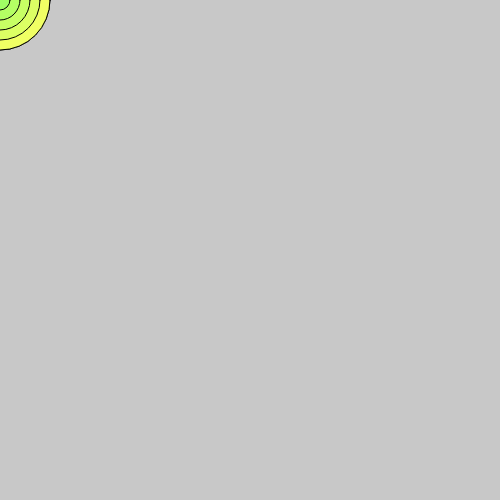
Frame 1 (no input)
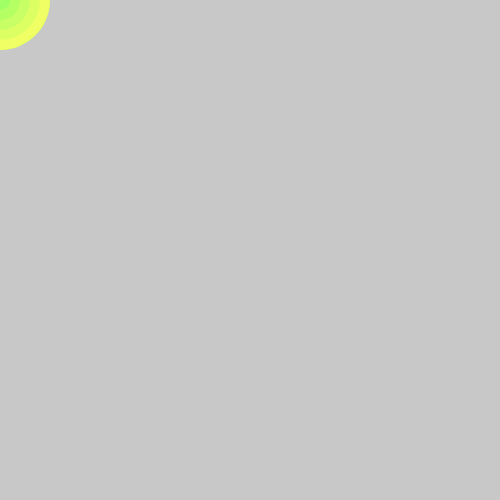
Frame 60 (no input)
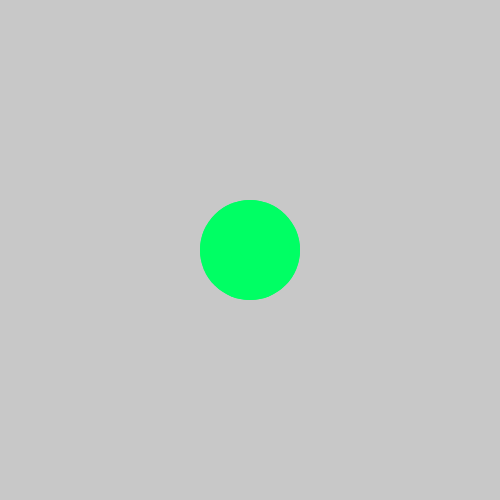
Frame 120 (the mouse pressed at the canvas centre since frame 60)

The p5.js sketch that drew these frames (run headless with seeded random() and noise() and a simulated clock; from frame 60 on, the mouse is pressed at the canvas centre):

// p5.js sketch
// ── sketch.js
var circleX;
var colorRed = 240;

function setup() {
  createCanvas(500, 500);
  circleX = random(255,255,0);
}

function draw() {
  background(200);
  ellipse(mouseX, mouseY, 100, 100);
  ellipseMode(CENTER);

  fill (colorRed, 255, 100);
  ellipse(mouseX, mouseY, 100, 100);

  fill (colorRed-20, 255, 100);
  ellipse(mouseX, mouseY, 80, 80);

  fill (colorRed-40, 255, 100);
  ellipse(mouseX, mouseY, 60, 60);

  fill (colorRed-60, 255, 100);
  ellipse(mouseX, mouseY, 40, 40);

  fill (colorRed-80, 255, 100);
  ellipse(mouseX, mouseY, 20, 20);;
  noStroke()

  if (mouseIsPressed) {
    colorRed = colorRed - 5;
  }

  if (keyIsPressed) {
    colorRed = colorRed + 5;
  }
}
